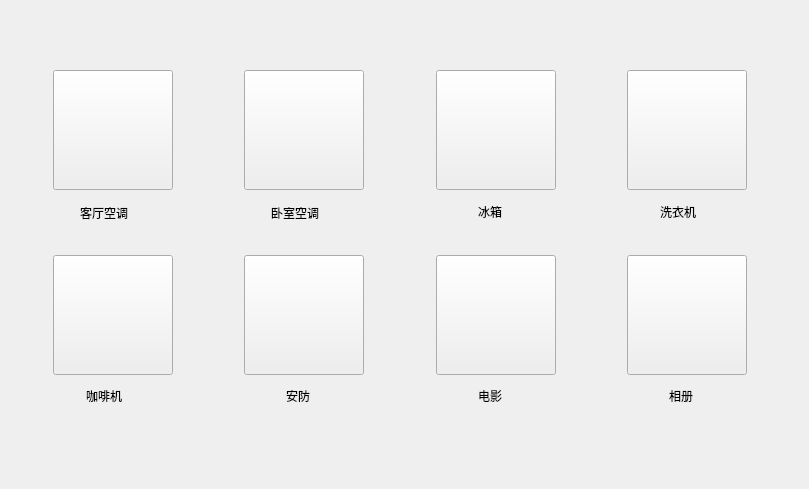
   <widget class="QWidget" name="widget">
    <property name="widget_type" stdset="0">
     <string/>
    </property>
    <widget class="QWidget" name="widget" native="true">
     <property name="geometry">
      <rect>
       <x>0</x>
       <y>0</y>
       <width>800</width>
       <height>37</height>
      </rect>
     </property>
     <property name="widget_type" stdset="0">
      <string>window</string>
     </property>
    </widget>
    <widget class="QWidget" name="widget" native="true">
     <property name="geometry">
      <rect>
       <x>0</x>
       <y>37</y>
       <width>800</width>
       <height>443</height>
      </rect>
     </property>
     <property name="widget_type" stdset="0">
      <string>window</string>
     </property>
     <widget class="QToolButton" name="living_room_btn">
      <property name="geometry">
       <rect>
        <x>53</x>
        <y>33</y>
        <width>120</width>
        <height>120</height>
       </rect>
      </property>
      <property name="icon">
       <iconset>
        <normaloff>Resources/icon_air.png</normaloff>Resources/icon_air.png</iconset>
      </property>
      <property name="iconSize">
       <size>
        <width>80</width>
        <height>80</height>
       </size>
      </property>
      <property name="style" stdset="0">
       <string>icon_btn</string>
      </property>
     </widget>
     <widget class="QToolButton" name="coffee_btn">
      <property name="geometry">
       <rect>
        <x>53</x>
        <y>218</y>
        <width>120</width>
        <height>120</height>
       </rect>
      </property>
      <property name="icon">
       <iconset>
        <normaloff>Resources/icon_coffee.png</normaloff>Resources/icon_coffee.png</iconset>
      </property>
      <property name="iconSize">
       <size>
        <width>80</width>
        <height>80</height>
       </size>
      </property>
      <property name="style" stdset="0">
       <string>icon_btn</string>
      </property>
     </widget>
     <widget class="QToolButton" name="fridge_btn">
      <property name="geometry">
       <rect>
        <x>436</x>
        <y>33</y>
        <width>120</width>
        <height>120</height>
       </rect>
      </property>
      <property name="icon">
       <iconset>
        <normaloff>Resources/icon_fridge.png</normaloff>Resources/icon_fridge.png</iconset>
      </property>
      <property name="iconSize">
       <size>
        <width>80</width>
        <height>80</height>
       </size>
      </property>
      <property name="style" stdset="0">
       <string>icon_btn</string>
      </property>
     </widget>
     <widget class="QToolButton" name="wash_btn">
      <property name="geometry">
       <rect>
        <x>627</x>
        <y>33</y>
        <width>120</width>
        <height>120</height>
       </rect>
      </property>
      <property name="icon">
       <iconset>
        <normaloff>Resources/icon_wash.png</normaloff>Resources/icon_wash.png</iconset>
      </property>
      <property name="iconSize">
       <size>
        <width>80</width>
        <height>80</height>
       </size>
      </property>
      <property name="style" stdset="0">
       <string>icon_btn</string>
      </property>
     </widget>
     <widget class="QToolButton" name="bed_room_btn">
      <property name="geometry">
       <rect>
        <x>244</x>
        <y>33</y>
        <width>120</width>
        <height>120</height>
       </rect>
      </property>
      <property name="icon">
       <iconset>
        <normaloff>Resources/icon_air.png</normaloff>Resources/icon_air.png</iconset>
      </property>
      <property name="iconSize">
       <size>
        <width>80</width>
        <height>80</height>
       </size>
      </property>
      <property name="style" stdset="0">
       <string>icon_btn</string>
      </property>
     </widget>
     <widget class="QToolButton" name="secur_btn">
      <property name="geometry">
       <rect>
        <x>244</x>
        <y>218</y>
        <width>120</width>
        <height>120</height>
       </rect>
      </property>
      <property name="icon">
       <iconset>
        <normaloff>Resources/icon_secur.png</normaloff>Resources/icon_secur.png</iconset>
      </property>
      <property name="iconSize">
       <size>
        <width>80</width>
        <height>80</height>
       </size>
      </property>
      <property name="style" stdset="0">
       <string>icon_btn</string>
      </property>
     </widget>
     <widget class="QToolButton" name="movie_btn">
      <property name="geometry">
       <rect>
        <x>436</x>
        <y>218</y>
        <width>120</width>
        <height>120</height>
       </rect>
      </property>
      <property name="icon">
       <iconset>
        <normaloff>Resources/icon_movie.png</normaloff>Resources/icon_movie.png</iconset>
      </property>
      <property name="iconSize">
       <size>
        <width>80</width>
        <height>80</height>
       </size>
      </property>
      <property name="style" stdset="0">
       <string>icon_btn</string>
      </property>
     </widget>
     <widget class="QToolButton" name="photo_btn">
      <property name="geometry">
       <rect>
        <x>627</x>
        <y>218</y>
        <width>120</width>
        <height>120</height>
       </rect>
      </property>
      <property name="icon">
       <iconset>
        <normaloff>Resources/icon_photo.png</normaloff>Resources/icon_photo.png</iconset>
      </property>
      <property name="iconSize">
       <size>
        <width>80</width>
        <height>80</height>
       </size>
      </property>
      <property name="style" stdset="0">
       <string>icon_btn</string>
      </property>
     </widget>
     <widget class="QLabel" name="label">
      <property name="geometry">
       <rect>
        <x>80</x>
        <y>166</y>
        <width>71</width>
        <height>20</height>
       </rect>
      </property>
      <property name="text">
       <string>客厅空调</string>
      </property>
     </widget>
     <widget class="QLabel" name="label">
      <property name="geometry">
       <rect>
        <x>271</x>
        <y>166</y>
        <width>71</width>
        <height>20</height>
       </rect>
      </property>
      <property name="text">
       <string>卧室空调</string>
      </property>
     </widget>
     <widget class="QLabel" name="label">
      <property name="geometry">
       <rect>
        <x>478</x>
        <y>166</y>
        <width>36</width>
        <height>18</height>
       </rect>
      </property>
      <property name="text">
       <string>冰箱</string>
      </property>
     </widget>
     <widget class="QLabel" name="label">
      <property name="geometry">
       <rect>
        <x>660</x>
        <y>166</y>
        <width>54</width>
        <height>18</height>
       </rect>
      </property>
      <property name="text">
       <string>洗衣机</string>
      </property>
     </widget>
     <widget class="QLabel" name="label">
      <property name="geometry">
       <rect>
        <x>86</x>
        <y>350</y>
        <width>54</width>
        <height>18</height>
       </rect>
      </property>
      <property name="text">
       <string>咖啡机</string>
      </property>
     </widget>
     <widget class="QLabel" name="label">
      <property name="geometry">
       <rect>
        <x>286</x>
        <y>350</y>
        <width>36</width>
        <height>18</height>
       </rect>
      </property>
      <property name="text">
       <string>安防</string>
      </property>
     </widget>
     <widget class="QLabel" name="label">
      <property name="geometry">
       <rect>
        <x>478</x>
        <y>350</y>
        <width>36</width>
        <height>18</height>
       </rect>
      </property>
      <property name="text">
       <string>电影</string>
      </property>
     </widget>
     <widget class="QLabel" name="label">
      <property name="geometry">
       <rect>
        <x>669</x>
        <y>350</y>
        <width>36</width>
        <height>18</height>
       </rect>
      </property>
      <property name="text">
       <string>相册</string>
      </property>
     </widget>
    </widget>
   </widget>
